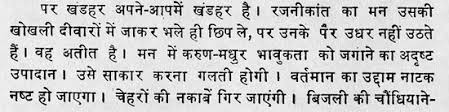
#> input picture download.jpeg, 449 x 112 px
$ jupyter execute dummy.ipynb
#> lines starting #> are read from the running program, lines starting #| are printed output that depends on the picture; after the words box and inside, x2 and y2 are one past the last pixel; in counts of white or black regions, pixels touching at a corner belong together
[cell 1]
import cv2
import matplotlib.pyplot as plt
import numpy as np
def preprocess_for_ocr(image_path):
    img = cv2.imread(image_path)
    gray = cv2.cvtColor(img, cv2.COLOR_BGR2GRAY)
    denoised = cv2.GaussianBlur(gray, (5,5), 0)
    _, binary = cv2.threshold(
        denoised, 0, 255,
        cv2.THRESH_BINARY_INV | cv2.THRESH_OTSU)
    # Deskew
    coords = np.column_stack(np.where(binary > 0))
    angle = cv2.minAreaRect(coords)[-1]
    angle += 90 if angle < -45 else 0
    M = cv2.getRotationMatrix2D(
        (binary.shape[1]/2, binary.shape[0]/2),
        angle, 1.0)
    deskewed = cv2.warpAffine(
        binary, M, (binary.shape[1], binary.shape[0]),
        flags=cv2.INTER_CUBIC,
        borderMode=cv2.BORDER_REPLICATE)
    # Morphology
    kernel = cv2.getStructuringElement(
        cv2.MORPH_RECT, (2,2))
    cleaned = cv2.morphologyEx(
        deskewed, cv2.MORPH_OPEN, kernel)
    return cleaned

# Load images
image_1_before = cv2.imread('download.jpeg')
#> image_1_before is the input picture: shape (112, 449, 3); min 0, max 255, mean 199.7
image_2_before = cv2.imread('images.jpeg')
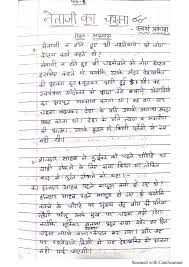
#> input picture images.jpeg, 189 x 267 px
#> image_2_before is the input picture: shape (267, 189, 3); mean B, G, R 236.5, 236.2, 236.4
image_1_after = preprocess_for_ocr('download.jpeg')
#> in preprocess_for_ocr, `denoised = cv2.GaussianBlur(gray, (5,5), 0)`:
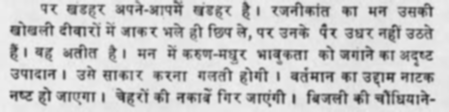
#> denoised: shape (112, 449); min 46, max 240, mean 199.7
#> in preprocess_for_ocr, `_, binary = cv2.threshold( denoised, 0, 255, cv2.THRESH_BINARY_INV | c..`:
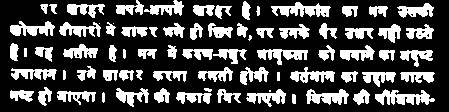
#> binary: shape (112, 449); 27.7% white; 75 white regions (4 under 20 px), largest, box (x1, y1, x2, y2) and area: (375, 89, 435, 105) 534, (271, 2, 331, 17) 501, (257, 49, 308, 65) 422
#> in preprocess_for_ocr, `coords = np.column_stack(np.where(binary > 0))`: coords = 13944 pairs, first value 0 to 106, second value 10 to 434
#> in preprocess_for_ocr, `angle = cv2.minAreaRect(coords)[-1]`: angle = -90
#> in preprocess_for_ocr, `angle += 90 if angle < -45 else 0`: angle = 0
#> in preprocess_for_ocr, `M = cv2.getRotationMatrix2D( (binary.shape[1]/2, binary.shape[0]/2), a..`: M = [[1, 0, 0], [0, 1, 0]]
#> in preprocess_for_ocr, `cleaned = cv2.morphologyEx( deskewed, cv2.MORPH_OPEN, kernel)`: cleaned: shape (112, 449); 27.4% white; 89 white regions (4 under 20 px), largest, box (x1, y1, x2, y2) and area: (376, 91, 436, 106) 527, (272, 3, 331, 18) 496, (307, 90, 350, 106) 407
image_2_after = preprocess_for_ocr('images.jpeg')
#> call 2 of preprocess_for_ocr, with image_path = 'images.jpeg'
#> in preprocess_for_ocr (call 2), `denoised = cv2.GaussianBlur(gray, (5,5), 0)`:
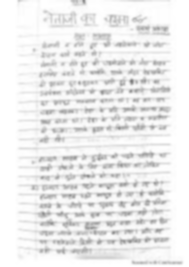
#> denoised: shape (267, 189); min 124, max 255, mean 236.3
#> in preprocess_for_ocr (call 2), `_, binary = cv2.threshold( denoised, 0, 255, cv2.THRESH_BINARY_INV | c..`:
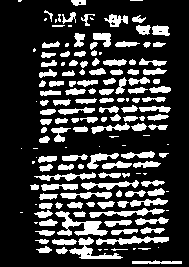
#> binary: shape (267, 189); 23% white; 158 white regions (35 under 20 px), largest, box (x1, y1, x2, y2) and area: (55, 211, 108, 236) 534, (69, 237, 123, 259) 387, (96, 236, 169, 245) 348
#> in preprocess_for_ocr (call 2), `coords = np.column_stack(np.where(binary > 0))`: coords = 11600 pairs, first value 0 to 263, second value 18 to 181
#> in preprocess_for_ocr (call 2), `angle = cv2.minAreaRect(coords)[-1]`: angle = -89.46
#> in preprocess_for_ocr (call 2), `angle += 90 if angle < -45 else 0`: angle = 0.543
#> in preprocess_for_ocr (call 2), `M = cv2.getRotationMatrix2D( (binary.shape[1]/2, binary.shape[0]/2), a..`: M = [[1, 0.00948, -1.26], [-0.00948, 1, 0.902]]

# Convert BGR → RGB for display with matplotlib
def bgr_to_rgb(img):
    return cv2.cvtColor(img, cv2.COLOR_BGR2RGB)

# Prepare images for plotting
img1_bgr = image_1_before
img2_bgr = image_2_before

# If preprocess_for_ocr returns a binary image, it’s single‐channel; we can display it directly.
# Otherwise, if it’s still BGR/gray, handle accordingly.
img1_pre = image_1_after
img2_pre = image_2_after

# Create a 2×2 subplot
fig, axes = plt.subplots(2, 2, figsize=(20, 20))

# Top‐left: original image 1
axes[0, 0].imshow(bgr_to_rgb(img1_bgr))
axes[0, 0].set_title('Image 1 Before')
axes[0, 0].axis('off')

# Bottom‐left: preprocessed image 1
if len(img1_pre.shape) == 2:
    axes[1, 0].imshow(img1_pre, cmap='gray')
else:
    axes[1, 0].imshow(bgr_to_rgb(img1_pre))
axes[1, 0].set_title('Image 1 After')
axes[1, 0].axis('off')

# Top‐right: original image 2
axes[0, 1].imshow(bgr_to_rgb(img2_bgr))
axes[0, 1].set_title('Image 2 Before')
axes[0, 1].axis('off')

# Bottom‐right: preprocessed image 2
if len(img2_pre.shape) == 2:
    axes[1, 1].imshow(img2_pre, cmap='gray')
else:
    axes[1, 1].imshow(bgr_to_rgb(img2_pre))
axes[1, 1].set_title('Image 2 After')
axes[1, 1].axis('off')

plt.tight_layout()
plt.show()

[cell 2]
import cv2
import numpy as np
import matplotlib.pyplot as plt

def preprocess_steps(image_path):
    """
    Load an image and perform preprocessing steps:
    1. Load
    2. Grayscale
    3. Denoise
    4. Binarize (Otsu’s, inverted)
    5. Remove notebook lines
    6. Deskew
    7. Morphological clean
    Returns dict of intermediate images.
    """
#> called with image_path = 'download.jpeg'
    steps = {}
    # 1. Load BGR image
    img = cv2.imread(image_path)
    if img is None:
        raise FileNotFoundError(f"Unable to load '{image_path}'")
    steps['original'] = img.copy()

    # 2. Grayscale conversion
    gray = cv2.cvtColor(img, cv2.COLOR_BGR2GRAY)
    steps['grayscale'] = gray.copy()

    # 3. Denoising (Gaussian blur)
    # denoised = cv2.GaussianBlur(gray, (5, 5), 0)
    denoised = gray
    steps['denoised'] = denoised.copy()

    # 4. Binarization (Otsu’s thresholding, inverted)
    _, binary = cv2.threshold(
        denoised, 0, 255,
        cv2.THRESH_BINARY_INV | cv2.THRESH_OTSU)
#> binary: shape (112, 449); 16% white in thin lines or dots, all inside (x1, y1, x2, y2) = (10, 1, 435, 107)
    steps['binary'] = binary.copy()

    # 5. Notebook-line removal
    # a) Detect long horizontal lines
    horiz_kernel = cv2.getStructuringElement(
        cv2.MORPH_RECT, (binary.shape[1] // 30, 1))
    detected_lines = cv2.morphologyEx(
        binary, cv2.MORPH_OPEN, horiz_kernel, iterations=2)
#> detected_lines: shape (112, 449); 0.5% white in thin lines or dots, all inside (x1, y1, x2, y2) = (12, 6, 436, 95)
    # b) Subtract lines
    mask = cv2.bitwise_not(detected_lines)
    no_lines = cv2.bitwise_and(binary, binary, mask=mask)
    # c) Reconnect any broken strokes vertically
    vert_kernel = cv2.getStructuringElement(
        cv2.MORPH_RECT, (1, 3))
    cleaned_lines = cv2.morphologyEx(
        no_lines, cv2.MORPH_CLOSE, vert_kernel, iterations=1)
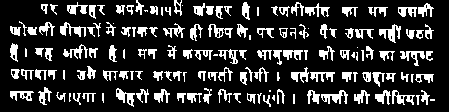
#> cleaned_lines: shape (112, 449); 18.8% white; 151 white regions (21 under 20 px), largest, box (x1, y1, x2, y2) and area: (379, 24, 401, 43) 185, (321, 90, 348, 104) 180, (60, 22, 86, 37) 170
    steps['no_lines'] = cleaned_lines.copy()

    # 6. Deskewing
    coords = np.column_stack(np.where(cleaned_lines > 0))
#> coords = 9435 pairs, first value 0 to 106, second value 10 to 434
    angle = cv2.minAreaRect(coords)[-1]
#> angle = -90
    if angle < -45:
        angle += 90
#> angle = 0
    (h, w) = cleaned_lines.shape
#> h = 112; w = 449
    M = cv2.getRotationMatrix2D((w / 2, h / 2), angle, 1.0)
#> M = [[1, 0, 0], [0, 1, 0]]
    deskewed = cv2.warpAffine(
        cleaned_lines, M, (w, h),
        flags=cv2.INTER_CUBIC,
        borderMode=cv2.BORDER_REPLICATE)
    steps['deskewed'] = deskewed.copy()

    # 7. Morphological opening (remove small artifacts)
    kernel = cv2.getStructuringElement(cv2.MORPH_RECT, (2, 2))
    cleaned = cv2.morphologyEx(
        deskewed, cv2.MORPH_OPEN, kernel)
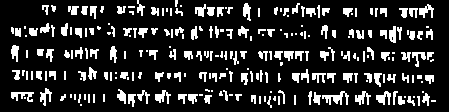
#> cleaned: shape (112, 449); 16.5% white; 251 white regions (98 under 20 px), largest, box (x1, y1, x2, y2) and area: (322, 91, 349, 105) 173, (11, 92, 34, 102) 125, (376, 91, 391, 105) 116
    steps['cleaned'] = cleaned.copy()

    return steps

def show_preprocess_sequence_column(image_path):
    """
    Display each preprocessing stage one below the other in a column.
    """
    steps = preprocess_steps(image_path)
#> steps = 7 items
    titles = [
        'original', 'grayscale', 'denoised',
        'binary', 'no_lines', 'deskewed', 'cleaned'
    ]
    n = len(titles)
    plt.figure(figsize=(6, 4 * n))

    for i, title in enumerate(titles, start=1):
        plt.subplot(n, 1, i)
        img = steps[title]
        if title == 'original':
            img_disp = cv2.cvtColor(img, cv2.COLOR_BGR2RGB)
            plt.imshow(img_disp)
        else:
            plt.imshow(img, cmap='gray')
        plt.title(title.replace('_', ' ').capitalize(), fontsize=14)
        plt.axis('off')

    plt.tight_layout()
    plt.show()

# Example usage:
show_preprocess_sequence_column('download.jpeg')
show_preprocess_sequence_column('images.jpeg')
#> call 2 of preprocess_steps, with image_path = 'images.jpeg'
#> in preprocess_steps (call 2), `_, binary = cv2.threshold( denoised, 0, 255, cv2.THRESH_BINARY_INV | c..`: binary: shape (267, 189); 14.7% white in thin lines or dots, all inside (x1, y1, x2, y2) = (18, 0, 182, 264)
#> in preprocess_steps (call 2), `detected_lines = cv2.morphologyEx( binary, cv2.MORPH_OPEN, horiz_kerne..`:
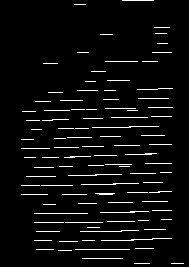
#> detected_lines: shape (267, 189); 4.7% white in thin lines or dots, all inside (x1, y1, x2, y2) = (21, 0, 184, 264)
#> in preprocess_steps (call 2), `cleaned_lines = cv2.morphologyEx( no_lines, cv2.MORPH_CLOSE, vert_kern..`:
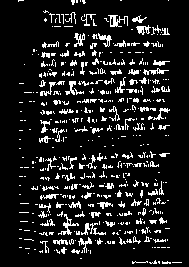
#> cleaned_lines: shape (267, 189); 11.8% white in thin lines or dots, all inside (x1, y1, x2, y2) = (18, 0, 182, 264)
#> in preprocess_steps (call 2), `coords = np.column_stack(np.where(cleaned_lines > 0))`: coords = 5969 pairs, first value 0 to 263, second value 18 to 181
#> in preprocess_steps (call 2), `angle = cv2.minAreaRect(coords)[-1]`: angle = -89.77
#> in preprocess_steps (call 2), `angle += 90`: angle = 0.233
#> in preprocess_steps (call 2), `M = cv2.getRotationMatrix2D((w / 2, h / 2), angle, 1.0)`: M = [[1, 0.00407, -0.542], [-0.00407, 1, 0.385]]
#> in preprocess_steps (call 2), `cleaned = cv2.morphologyEx( deskewed, cv2.MORPH_OPEN, kernel)`:
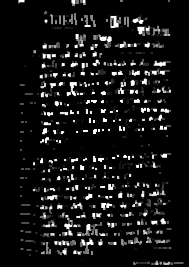
#> cleaned: shape (267, 189); min 0, max 255, mean 21.4
